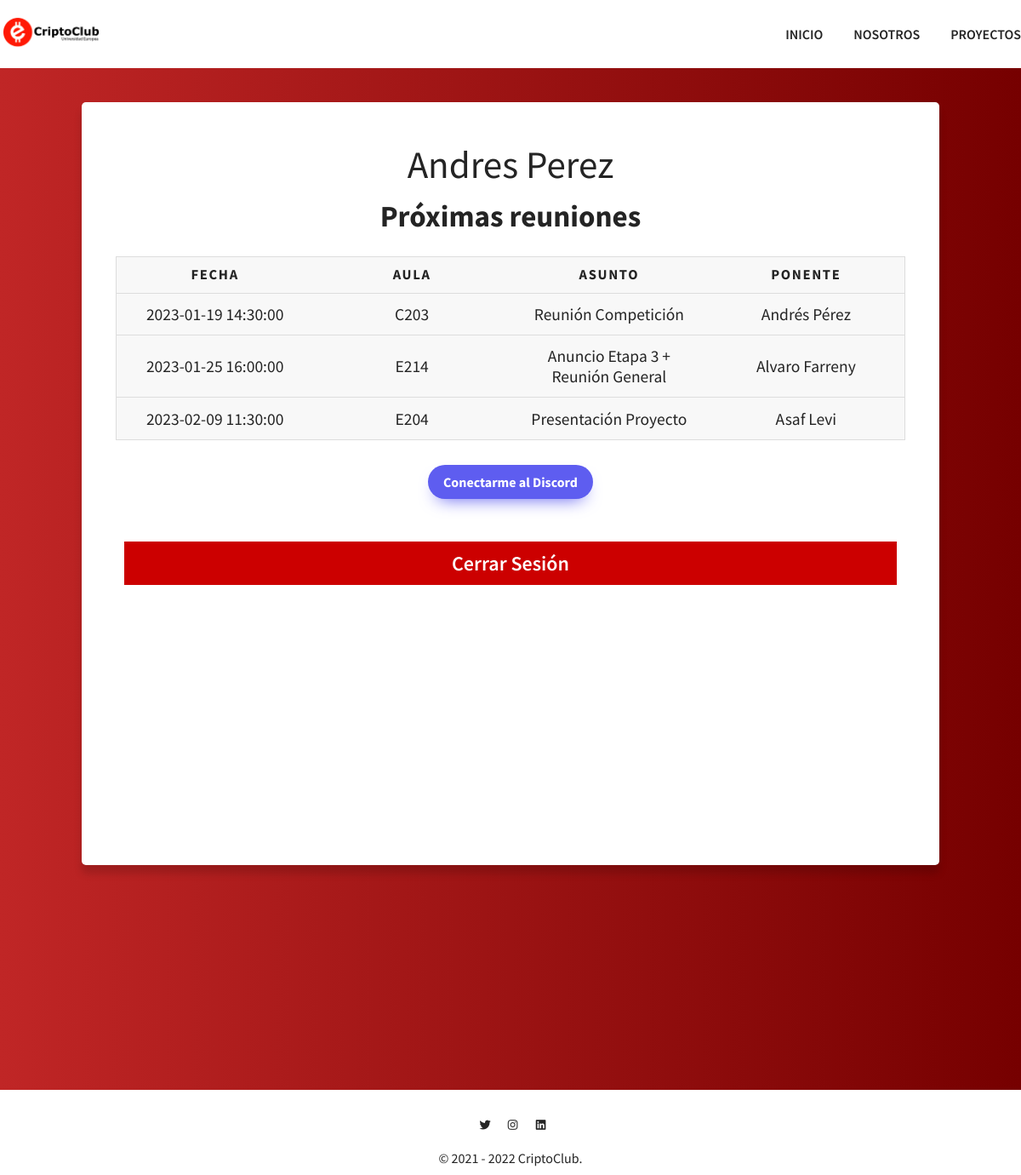
The app's page /profile.php (signed in) with its own data.
### tables this page shows
CREATE TABLE `usuario` (
  `id_usuario` int(11) NOT NULL,
  `num_expediente` int(11) NOT NULL,
  `nombre` text NOT NULL,
  `apellidos` text NOT NULL,
  `email` text NOT NULL,
  `fecha_creacion` timestamp NOT NULL DEFAULT current_timestamp() ON UPDATE current_timestamp(),
  `password` text NOT NULL
);

CREATE TABLE `reuniones` (
  `id_proyecto` int(11) NOT NULL,
  `fecha_hora` timestamp NOT NULL DEFAULT current_timestamp() ON UPDATE current_timestamp(),
  `asunto` text NOT NULL,
  `ponente` text NOT NULL,
  `aula` text NOT NULL
);

### profile.php (the view, shortened to what this page needs)
<!DOCTYPE html>
<html>
<?php
if (isset($_SESSION['numexpediente'])) {
    $dbhost = "localhost";
    $dbuser = "root";
    $dbpass = "";
    $dbname = "webfinalproject";
    $tablename = "reuniones";
    $connection = mysqli_connect($dbhost, $dbuser, $dbpass, $dbname);
    $query = "SELECT * FROM `$tablename` ORDER BY fecha_hora ASC LIMIT 3;";
    $result = mysqli_query($connection, $query);
    $tablename = "usuario";
    $query = "SELECT nombre,apellidos FROM `$tablename` WHERE num_expediente=" . $_SESSION['numexpediente'] . " LIMIT 1;";
    $result2 = mysqli_query($connection, $query);
    $datos = mysqli_fetch_assoc($result2);
    if ($datos) {
        $nombre = $datos["nombre"];
        $apellidos = $datos["apellidos"];
    } else {
        die("Database query failed. " . mysqli_error($connection));
    }
} else {
    header("Location: " . "./index.php");
}
?>
<head>
    <link rel='stylesheet' type='text/css' media='screen' href='main.css'>
    <link rel='stylesheet' type='text/css' media='screen' href='profile.css'>
</head>
<body>
    <header class="header">
        <div class="container__menu">
            <div class="logo">
                <a href="./index.php"><img src="img/logos/logo_uem_oscuro.png" alt=""></a>
            </div>
            <div class="menu">
                <nav>
                    <ul>
                        <li><a href="./index.php#inicio">Inicio</a></li>
                        <li><a href="./index.php#sobreNosotros">Nosotros</a></li>
                        <li><a href="./index.php#proyectos">Proyectos</a></li>
                    </ul>
                </nav>
            </div>
        </div>
    </header>
    <center>
        <section class="section__profile">
            <div class="container-profile">
                <div class="columns">
                    <div class="container_info">
                        <div class="datos-usuario">
                            <h2>
                                <?php echo $nombre . " " . $apellidos; ?>
                            </h2>
                        </div>
                        <h3>Próximas reuniones</h3>
                        <div class="container_calendar" style="overflow-x:auto;">
                            <table class="tabla">
                                <tr>
                                    <th>Fecha</th>
                                    <th>Aula</th>
                                    <th>Asunto</th>
                                    <th>Ponente</th>
                                </tr>
                                <?php
                                $result = $_SESSION['result'];
                                if ($result->num_rows > 0) {
                                    while ($row = $result->fetch_assoc()) {
                                        echo
                                            "<tr>
                                        <td>" . $row["fecha_hora"] . "</td>
                                        <td>" . $row["aula"] . "</td>
                                        <td>" . $row["asunto"] . "</td>
                                        <td>" . $row["ponente"] . "</td>
                                    </tr>";
                                    }
                                } else {
                                    echo "0 results";
                                }
                                ?>
                            </table>
                        </div>
                        <a href="https://discord.gg/bmRN66JJhm"><input class="button" type="button"
                                value="Conectarme al Discord"></a>
                        <div class="logout">
                            <button class="logout-btn-exp">Cerrar Sesión</button>
                        </div>
                    </div>
                </div>
        </section>
    </center>
    <footer>
        <div class="footer">
            <div class="social-media">
                <button><a href="https://twitter.com/"><i class="fa-brands fa-twitter"></i></a></button>
                <button><a href="https://www.instagram.com/criptoclubuem/"><i
                            class="fa-brands fa-instagram"></i></a></button>
                <button><a href="https://www.linkedin.com/company/criptoclub/"><i
                            class="fa-brands fa-linkedin"></i></a></button>
            </div>
        </div>
        <div class="copyright">
            <p>© 2021 - 2022 CriptoClub.</p>
        </div>
    </footer>
</body>
</html>

### main.css (style rules this page uses)
:root { --p-color: rgb(36, 36, 36); --h1-color: rgb(36, 36, 36); --h2-color: rgb(36, 36, 36); --h3-color: #C02626; --footer-color: white; --header-color: white; --gris-color: rgb(245, 245, 245); --dark-color: #121212; --color-hover-enlaces: #f7931a; --degradado-rojo: linear-gradient(to right, #C02626 0%, rgb(118, 0, 0) 100%); --degradado-botones: linear-gradient(to right, #ee8f00 0%, #ff531a 100%); --degradado-botones-hover: linear-gradient(to left, #ee8f00 0%, #ff531a 100%); --fondo-container-apuntame: white; --mostrar-buttonlogin: block; --mostrar-avatar: none; --mostrar-sabermas: block; --mostrar-leermas: none; }
* { margin: 0; padding: 0; box-sizing: border-box; font-family: 'Source Sans Pro', sans-serif; }
p { color: var(--p-color); }
header { width: 100%; height: 80px; margin-top: 40px; position: fixed; z-index: 1; }
.container__menu { max-width: 1200px; height: 100%; margin: auto; display: flex; justify-content: space-between; background-color: transparent; }
.logo { height: 100%; display: flex; align-items: center; }
.logo img { width: 120px; }
.menu { display: flex; align-items: center; }
.menu ul { display: flex; }
.menu ul li { list-style: none; margin-left: 36px; }
.menu ul li a { text-decoration: none; font-weight: 550; font-size: 16px; color: var(--p-color); text-transform: uppercase; transition: all 0.5s ease; }
a { text-decoration: none; }
button { background-color: transparent; border: none; cursor: pointer; width: 100%; }
footer { background-color: var(--footer-color); }
.footer { display: flex; justify-content: center; padding-top: 30px; padding-bottom: 20px; }
.social-media button { width: 20%; height: 100%; padding-left: 30px; text-decoration: none; }
.copyright { text-align: center; padding-bottom: 10px; }
.social-media i { color: var(--p-color); transition: all 0.5s ease; }

### records on screen
usuario: nombre "Andres", apellidos "Perez"
reuniones: fecha_hora "2023-01-19 14:30:00", aula "C203", asunto "Reunión Competición", ponente "Andrés Pérez"
reuniones: fecha_hora "2023-01-25 16:00:00", aula "E214", asunto "Anuncio Etapa 3 + Reunión General", ponente "Alvaro Farreny"
reuniones: fecha_hora "2023-02-09 11:30:00", aula "E204", asunto "Presentación Proyecto", ponente "Asaf Levi"
